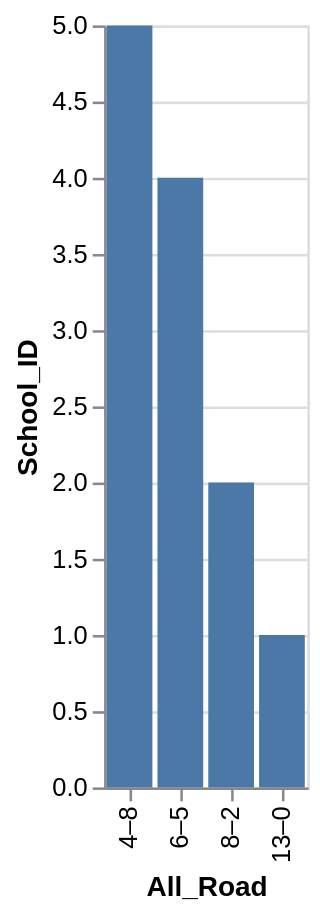

The specification (Vega-Lite) saved for this image:
### Vega-Lite specification from a JSON file in a GitHub repository (floating-point values rounded to 4 significant figures)
{"data": {"values": [{"x_data": "4–8", "y_data": 5}, {"x_data": "6–5", "y_data": 4}, {"x_data": "8–2", "y_data": 2}, {"x_data": "13–0", "y_data": 1}]}, "mark": "bar", "encoding": {"x": {"field": "x_data", "type": "nominal", "title": "All_Road", "sort": {"op": "sum", "field": "y_data", "order": "descending"}}, "y": {"field": "y_data", "type": "quantitative", "title": "School_ID"}}}
